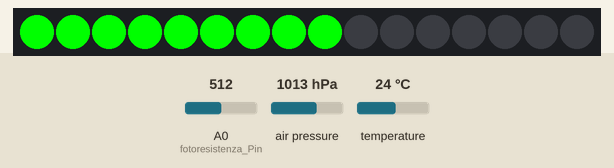
Bench run of a sketch on a simulated Arduino Uno, built with avr-gcc and run on an emulated ATmega328P. On the bench: 16 RGB LEDs in strip order, left to right. The test bench sets the inputs (shaded band); at power-on: temperature 24 °C, A0 (fotoresistenza_Pin) = 512, air pressure 1013 hPa. The RemoteXY app is connected.

Above: at 3.3 s.
3.4 s: temperature set to 41 °C
At 5.1 s:
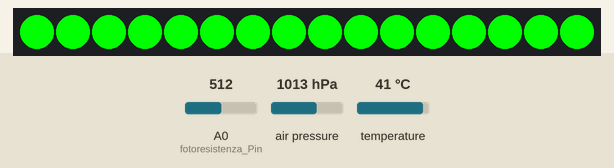
5.9 s: temperature set to 12 °C
At 6.9 s:
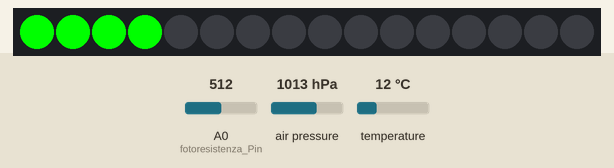
8.4 s: temperature set to 2 °C
At 10.5 s:
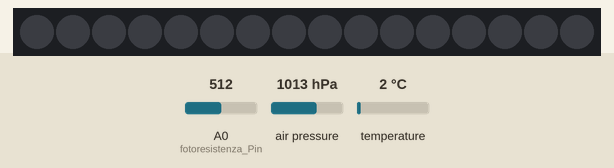
Timing chart, 0 to 12.0 s (numbered marks = the images above; inputs shaded):
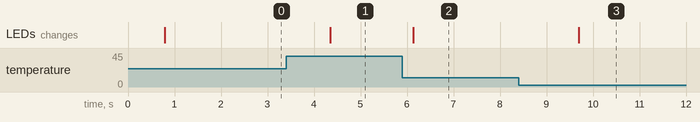

The sketch:

stazione-meteo-main.ino
```cpp
/*
 * Stazione metereologica
 *
 * Nicolò Valenza, Cassinelli Paolo, Polenta Marco
 * 18/05/2021 - 24/05/2021
 */

//////////////////////////////////////////////
//        RemoteXY include library          //
//////////////////////////////////////////////

// RemoteXY select connection mode and include library
#define REMOTEXY_MODE__SOFTSERIAL
#include <SoftwareSerial.h>

#include <RemoteXY.h>

// RemoteXY connection settings
#define REMOTEXY_SERIAL_RX 2
#define REMOTEXY_SERIAL_TX 3
#define REMOTEXY_SERIAL_SPEED 9600
#define REMOTEXY_ACCESS_PASSWORD "1234"


// RemoteXY configurate
#pragma pack(push, 1)
uint8_t RemoteXY_CONF[] =
  { 255,0,0,138,0,108,0,11,39,0,
  68,49,52,-1,66,34,8,233,76,117,
  109,105,110,111,115,105,116,195,160,0,
  68,49,-14,0,66,33,8,164,84,101,
  109,112,101,114,97,116,117,114,97,0,
  68,50,-15,33,67,31,8,36,135,80,
  114,101,115,115,105,111,110,101,32,97,
  115,115,111,108,117,116,97,0,80,114,
  101,115,115,105,111,110,101,32,114,101,
  108,97,116,105,118,97,0,67,0,52,
  35,13,6,2,26,31,67,0,52,46,
  5,2,2,26,91 };

// this structure defines all the variables and events of your control interface
struct {

    // output variables
  float graphData2;
  float graphData1;
  float graphData3_var1;
  float graphData3_var2;
  char text_1[31];  // string UTF8 end zero
  char text_2[91];  // string UTF8 end zero

    // other variable
  uint8_t connect_flag;  // =1 if wire connected, else =0

} RemoteXY;
#pragma pack(pop)

/////////////////////////////////////////////
//           END RemoteXY include          //
/////////////////////////////////////////////

//inizio setup neopixel ring
#include <Adafruit_NeoPixel.h>
#define PIN        4 //definizione pin neopixel
#define NUMPIXELS 16 //numero led cerchio
Adafruit_NeoPixel cerchio_led(NUMPIXELS, PIN, NEO_GRB + NEO_KHZ800);
//fine setup neopixel ring

//inizio setup sensore temperatura
#include <OneWire.h>
#include <DallasTemperature.h>
#define ONE_WIRE_BUS 11 //definizione del pin del sensore
OneWire oneWire(ONE_WIRE_BUS);
DallasTemperature sensore_temperatura(&oneWire);
//fine setup sensore di temperatura

//inizio setup sensore luminosità
int fotoresistenza_Pin = A0; //definizione pin sensore
//fine setup sensore luminosità


//inizio setup sensore di pressione
#include <SFE_BMP180.h>
#include <Wire.h>
SFE_BMP180 sensore_pressione;
#define ALTITUDINE 120.00 //definizione altitudine di Milano, necessaria per eseguire la corretta misura della pressione
int sensore_pressione_stato = 0;//variabile sullo sttao del sensore della pressione
//fine setup sensore di pressione

void setup()
{
  Serial.begin(9600); //velocità di comunicazione con il Serial Monitor
  RemoteXY_Init (); //inizializzazione remotexy per bluetooth
  cerchio_led.begin(); //inizializzazione Neopixel ring
  sensore_temperatura.begin(); //inizializzazione sensore temperatura
  if (sensore_pressione.begin()) //inizializzazione sensore pressione
  {
    sensore_pressione_stato = 1; //se l'inizializzazione ha successo la varibaile viene impostata a 1
  }
  else
  {
    sensore_pressione_stato = 0; //se c'è un problema invece viene impostata a 0
  }
}

void loop()
{
  RemoteXY_Handler ();
  int bluetooth_connesso = RemoteXY_isConnected(); //controllo connessione bluetooth

  sensore_temperatura.requestTemperatures();
  float temperatura = sensore_temperatura.getTempCByIndex(0); //lettura temperatura

  float luminosita = analogRead(fotoresistenza_Pin); //lettura sensore luminosità

  float pressione;
  float pressione_mare;
  if (sensore_pressione_stato == 1) //se il sensore si è avviato la variabile è uguale a 1
  {
    /*il sensore di pressione restituisce i dati nel formato double, il formato double è
     * molto simile al formato float
     */
    char pressione_status;
    double Pressure;
    double Pressure_mare;
    double Pressure_temp = (double) temperatura; //conversione temperatura in double
    pressione_status = sensore_pressione.startPressure(2);
  if (pressione_status != 0){
    delay(pressione_status);//aspetta che la misura venga eseguita
    pressione_status = sensore_pressione.getPressure(Pressure, Pressure_temp);//lettura sensore pressione
    if (pressione_status != 0) {
      Pressure_mare = sensore_pressione.sealevel(Pressure, ALTITUDINE);//conversione in press. assoluta
      pressione = (float) Pressure;//conversione dati in float
      pressione_mare = (float) Pressure_mare;
    }
  }
  }

  int led_da_accendere = temperatura / 2.5; //numero dei led che verranno accesi
  cerchio_led.clear(); //si spengono tutti i led
  for(int n=0; n<led_da_accendere; n++) //per ogni led da accendere
  {
    cerchio_led.setPixelColor(n, cerchio_led.Color(0, 255, 0));//imposta il led su verde
  }
  cerchio_led.show(); //applica le nuove impostazioni

  char testo1[30]; //definizione variabile char di caratteri 70
  strcpy(testo1, "");
  char testo2[90]; //definizione variabile char di caratteri 70
  strcpy(testo2, "");
  if (temperatura > 25.00)
  {
    strcat(testo1, "Fa caldo\n");
  }
  else if (temperatura < 15.00)
  {
    strcat(testo1, "Fa freddo\n");
  }
  if (luminosita < 450.00)
  {
    strcat(testo1, "è giorno\n");
  }
  else if (luminosita >= 450.00)
  {
    strcat(testo1, "è notte\n");
  }
  if (pressione_mare < 1014.00) //quando la pressione è minore c'è più probabilità che piova
  {
    strcat(testo2, "attento che oggi c'è il rischio di pioggia,\nricordati di prendere l'ombrello");
  }
  else if (pressione_mare > 1014.00)
  {
    strcat(testo2, "probabilmente oggi ci sarà bel tempo");
  }

  if (bluetooth_connesso == 1) //se il chip bluetooth è connesso
  {//invia i dati allo smartphone
    RemoteXY.graphData1 = temperatura;
    RemoteXY.graphData2 = luminosita;
    if (pressione)
    {
     RemoteXY.graphData3_var1 = pressione;
     RemoteXY.graphData3_var2 = pressione_mare;
    }
    strcpy(RemoteXY.text_1, testo1);
    strcpy(RemoteXY.text_2, testo2);
  }
  else //altimenti usa il serial monitor
  {
    Serial.print("la temperatura è: ");
    Serial.print(temperatura);
    Serial.println(" C°");
    Serial.print("la luminosità è: ");
    Serial.println(luminosita);
    if (pressione)
    {
      Serial.print("la pressione relativa è: ");
      Serial.print(pressione);
      Serial.println(" millibar");
      Serial.print("la pressione assoluta è: ");
      Serial.print(pressione_mare);
      Serial.println(" millibar");
      Serial.print(testo1);
      Serial.println(testo2);
    }
    for (int n = 0; n <3; n++)
    {
    Serial.println();
    }
  }
  delay(1000);
}
```

Measured:
- after the input at 3.4 s, the LEDs: change after 0.95 s (image 1)
- after the input at 5.9 s, the LEDs: change after 0.23 s (image 2)
- after the input at 8.4 s, the LEDs: change after 1.3 s (image 3)
